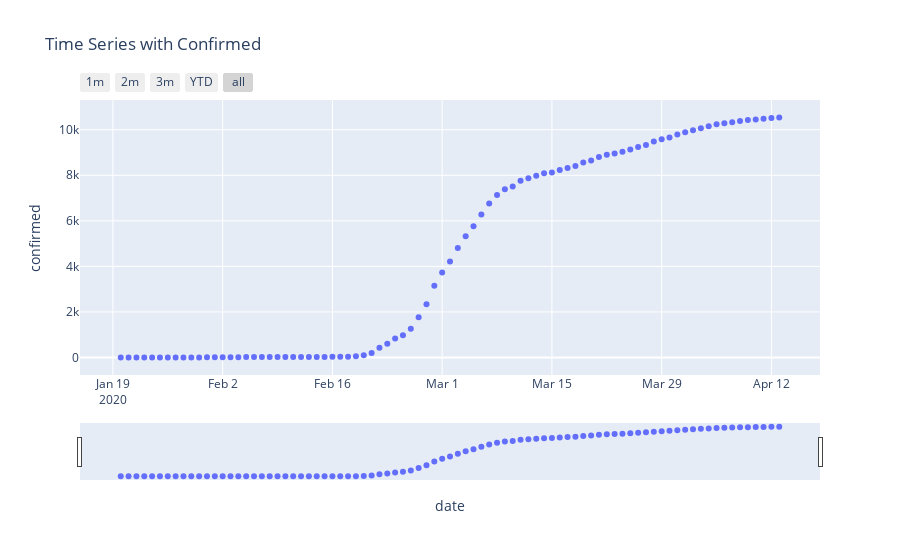

Notebook source saved alongside this figure:
### Code cell
fig = px.scatter(time, x='date', y='confirmed', title='Time Series with Confirmed')
fig.update_xaxes(rangeslider_visible=True)

fig.update_xaxes(
    rangeslider_visible=True,
    rangeselector=dict(
        buttons=list([
            dict(count=1, label="1m", step="month", stepmode="backward"),
            dict(count=2, label="2m", step="month", stepmode="backward"),
            dict(count=3, label="3m", step="month", stepmode="backward"),
            dict(count=1, label="YTD", step="year", stepmode="backward"),
            dict(step="all")
        ])
    )
)
fig.show()

### Figure 1 — Plotly figure (JSON) as saved in the notebook; plotly's stock layout.template omitted (floating-point values rounded to 4 significant figures)
{"data": [{"hoverlabel": {"namelength": 0}, "hovertemplate": "date=%{x}<br>confirmed=%{y}", "legendgroup": "", "marker": {"color": "#636efa", "symbol": "circle"}, "mode": "markers", "name": "", "showlegend": false, "type": "scatter", "x": ["2020-01-20", "2020-01-21", "2020-01-22", "2020-01-23", "2020-01-24", "2020-01-25", "2020-01-26", "2020-01-27", "2020-01-28", "2020-01-29", "2020-01-30", "2020-01-31", "2020-02-01", "2020-02-02", "2020-02-03", "2020-02-04", "2020-02-05", "2020-02-06", "2020-02-07", "2020-02-08", "2020-02-09", "2020-02-10", "2020-02-11", "2020-02-12", "2020-02-13", "2020-02-14", "2020-02-15", "2020-02-16", "2020-02-17", "2020-02-18", "2020-02-19", "2020-02-20", "2020-02-21", "2020-02-22", "2020-02-23", "2020-02-24", "2020-02-25", "2020-02-26", "2020-02-27", "2020-02-28", "2020-02-29", "2020-03-01", "2020-03-02", "2020-03-03", "2020-03-04", "2020-03-05", "2020-03-06", "2020-03-07", "2020-03-08", "2020-03-09", "2020-03-10", "2020-03-11", "2020-03-12", "2020-03-13", "2020-03-14", "2020-03-15", "2020-03-16", "2020-03-17", "2020-03-18", "2020-03-19", "2020-03-20", "2020-03-21", "2020-03-22", "2020-03-23", "2020-03-24", "2020-03-25", "2020-03-26", "2020-03-27", "2020-03-28", "2020-03-29", "2020-03-30", "2020-03-31", "2020-04-01", "2020-04-02", "2020-04-03", "2020-04-04", "2020-04-05", "2020-04-06", "2020-04-07", "2020-04-08", "2020-04-09", "2020-04-10", "2020-04-11", "2020-04-12", "2020-04-13"], "xaxis": "x", "y": [1, 1, 1, 1, 2, 2, 3, 4, 4, 4, 6, 11, 12, 15, 15, 16, 18, 23, 24, 24, 27, 27, 28, 28, 28, 28, 28, 29, 30, 31, 51, 104, 204, 433, 602, 833, 977, 1261, 1766, 2337, 3150, 3736, 4212, 4812, 5328, 5766, 6284, 6767, 7134, 7382, 7513, 7755, 7869, 7979, 8086, 8126, 8236, 8320, 8413, 8565, 8652, 8799, 8897, 8961, 9037, 9137, 9241, 9332, 9478, 9583, 9661, 9786, 9887, 9976, 10062, 10156, 10237, 10284, 10331, 10384, 10423, 10450, 10480, 10512, 10537], "yaxis": "y"}], "layout": {"legend": {"tracegroupgap": 0}, "title": {"text": "Time Series with Confirmed"}, "xaxis": {"anchor": "y", "domain": [0, 1], "rangeselector": {"buttons": [{"count": 1, "label": "1m", "step": "month", "stepmode": "backward"}, {"count": 2, "label": "2m", "step": "month", "stepmode": "backward"}, {"count": 3, "label": "3m", "step": "month", "stepmode": "backward"}, {"count": 1, "label": "YTD", "step": "year", "stepmode": "backward"}, {"step": "all"}]}, "rangeslider": {"visible": true}, "title": {"text": "date"}}, "yaxis": {"anchor": "x", "domain": [0, 1], "title": {"text": "confirmed"}}}}
